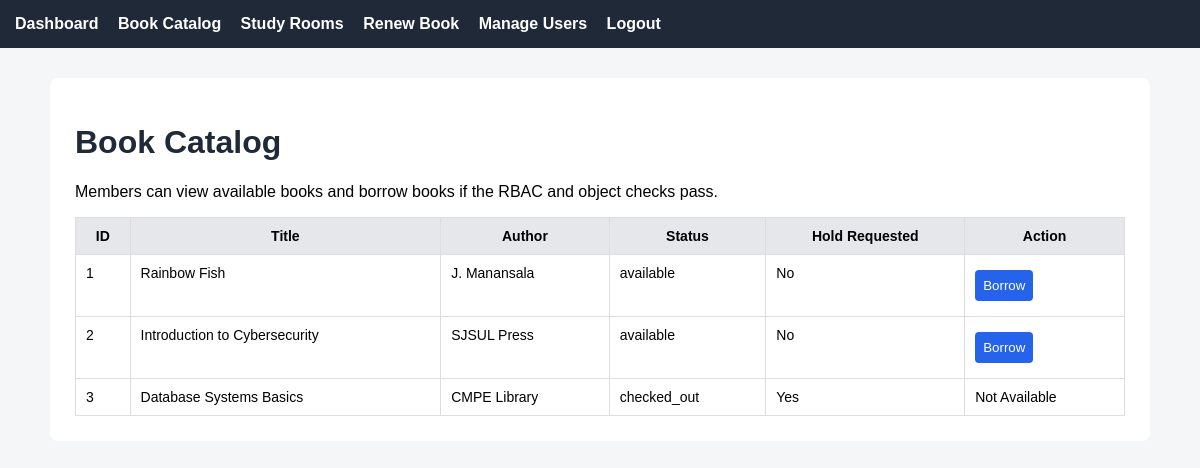
The app's page /catalog (signed in) with its own data.
### tables this page shows
CREATE TABLE books (
    book_id INTEGER PRIMARY KEY AUTOINCREMENT,
    title TEXT NOT NULL,
    author TEXT NOT NULL,
    status TEXT NOT NULL,
    current_holder_user_id INTEGER,
    hold_requested INTEGER DEFAULT 0,
    FOREIGN KEY (current_holder_user_id) REFERENCES users(user_id)
);

### app.py (the view)
@app.route("/catalog")
def catalog():
    if not login_required():
        return redirect(url_for("login"))
    if not has_permission("view_catalog"):
        return deny_access("view_catalog")
    conn = get_db_connection()
    books = conn.execute("SELECT * FROM books").fetchall()
    conn.close()
    return render_template("member/catalog.html", books=books)

### app.py (called while the page is built)
def get_current_user():
    if "user_id" not in session:
        return None
    conn = get_db_connection()
    user = conn.execute(
        """
        SELECT users.*, roles.role_name
        FROM users
        JOIN roles ON users.role_id = roles.role_id
        WHERE users.user_id = ?
        """,
        (session["user_id"],)
    ).fetchone()
    conn.close()
    return user

def get_user_permissions(user_id):
    conn = get_db_connection()
    permissions = conn.execute(
        """
        SELECT permissions.permission_name
        FROM users
        JOIN role_permissions ON users.role_id = role_permissions.role_id
        JOIN permissions ON role_permissions.permission_id = permissions.permission_id
        WHERE users.user_id = ?
        """,
        (user_id,)
    ).fetchall()
    conn.close()
    return [p["permission_name"] for p in permissions]

def login_required():
    return "user_id" in session

def has_permission(permission_name):
    user = get_current_user()
    if user is None:
        return False
    permissions = get_user_permissions(user["user_id"])
    return permission_name in permissions

### database.py (called while the page is built)
def get_db_connection():
    conn = sqlite3.connect(DATABASE)
    conn.row_factory = sqlite3.Row
    return conn

### templates/member/catalog.html
{% extends "base.html" %}
{% block content %}
<h1>Book Catalog</h1>
<p>Members can view available books and borrow books if the RBAC and object checks pass.</p>
<table>
    <tr>
        <th>ID</th>
        <th>Title</th>
        <th>Author</th>
        <th>Status</th>
        <th>Hold Requested</th>
        <th>Action</th>
    </tr>
    {% for book in books %}
    <tr>
        <td>{{ book["book_id"] }}</td>
        <td>{{ book["title"] }}</td>
        <td>{{ book["author"] }}</td>
        <td>{{ book["status"] }}</td>
        <td>{{ "Yes" if book["hold_requested"] else "No" }}</td>
        <td>
            {% if book["status"] == "available" %}
                <form method="POST" action="{{ url_for('borrow_book', book_id=book['book_id']) }}">
                    <button type="submit">Borrow</button>
                </form>
            {% else %}
                Not Available
            {% endif %}
        </td>
    </tr>
    {% endfor %}
</table>
{% endblock %}

### templates/base.html (shortened to what this page needs)
<!DOCTYPE html>
<html>
<head>
    <link rel="stylesheet" href="{{ url_for('static', filename='style.css') }}">
</head>
<body>
    <nav>
        <a href="{{ url_for('dashboard') }}">Dashboard</a>
        <a href="{{ url_for('catalog') }}">Book Catalog</a>
        <a href="{{ url_for('rooms') }}">Study Rooms</a>
        <a href="{{ url_for('renew') }}">Renew Book</a>
        <a href="{{ url_for('users') }}">Manage Users</a>
        <a href="{{ url_for('logout') }}">Logout</a>
    </nav>
    <div class="container">
        {% block content %}{% endblock %}
    </div>
</body>
</html>

### static/style.css (style rules this page uses)
body { font-family: Arial, sans-serif; background: #f4f6f8; margin: 0; padding: 0; }
nav { background: #1f2937; padding: 15px; }
nav a { color: white; margin-right: 15px; text-decoration: none; font-weight: bold; }
.container { width: 90%; max-width: 1050px; margin: 30px auto; background: white; padding: 25px; border-radius: 8px; }
h1, h2, h3 { color: #1f2937; }
input, select, button { padding: 8px; margin: 5px 0; }
button { background: #2563eb; color: white; border: none; border-radius: 4px; cursor: pointer; }
table { width: 100%; border-collapse: collapse; margin-top: 15px; font-size: 14px; }
th, td { border: 1px solid #ddd; padding: 10px; vertical-align: top; }
th { background: #e5e7eb; }

### records on screen
books: book_id "1", title "Rainbow Fish", author "J. Manansala", status "available", hold_requested "No"
books: book_id "2", title "Introduction to Cybersecurity", author "SJSUL Press", status "available", hold_requested "No"
books: book_id "3", title "Database Systems Basics", author "CMPE Library", status "checked_out", hold_requested "Yes", shows "Not Available"
